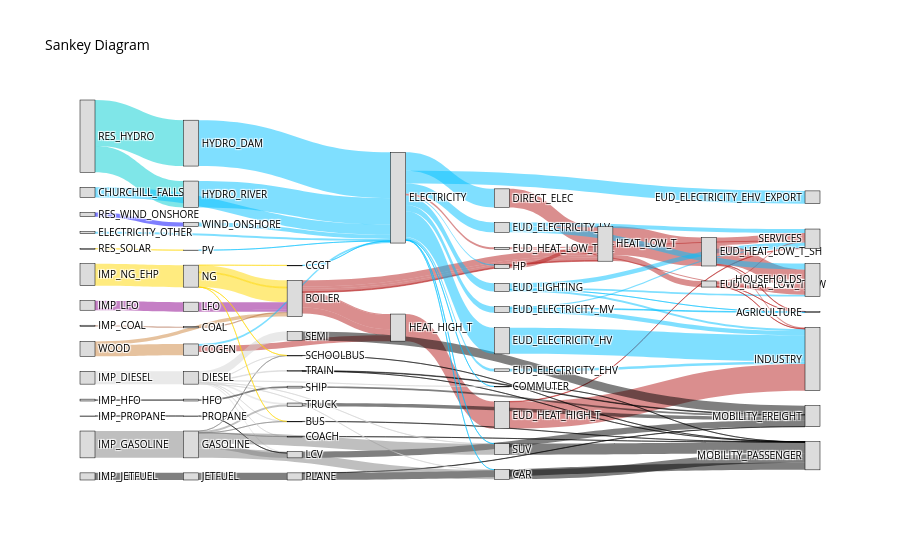

Notebook code cell kept with this figure:
### Code cell
results_2_peaks_2023 = run_model(energyscope_2_pointes,apply_postprocessing=True)
plot_sankey(results_2_peaks_2023)
